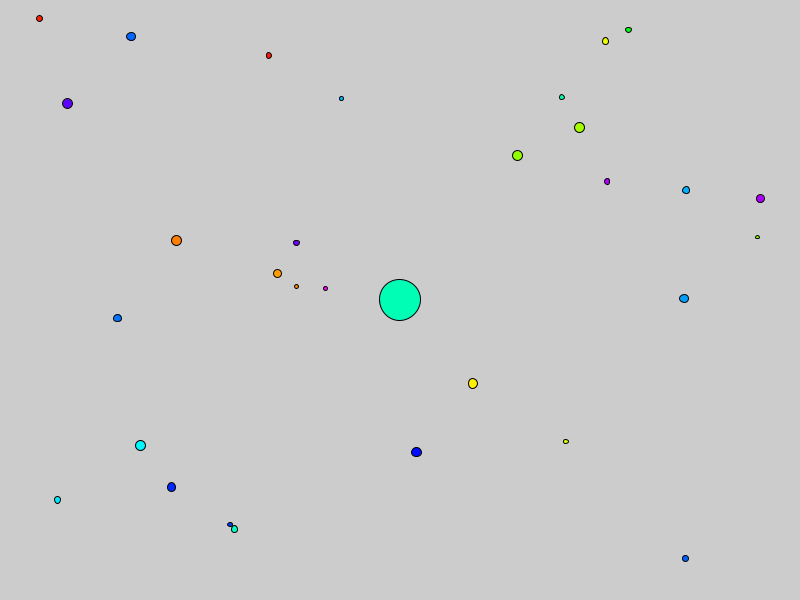
Frame 1 (no input)
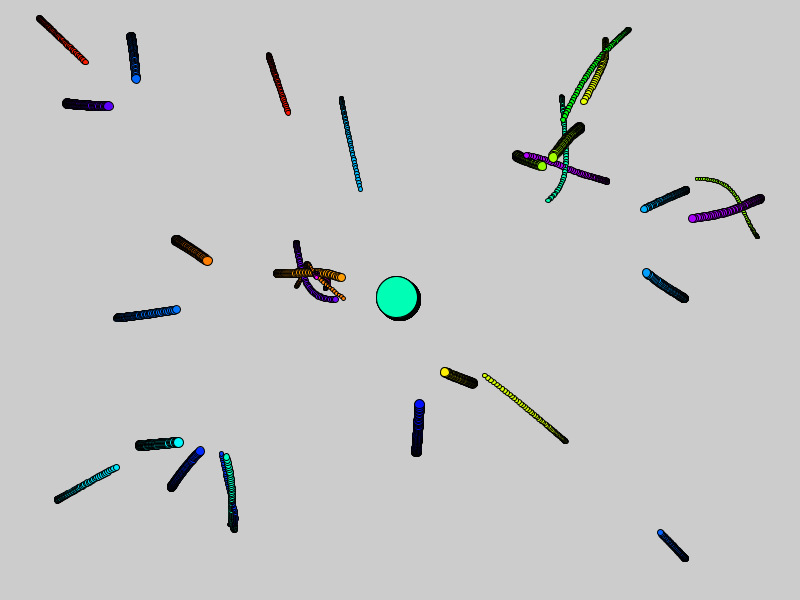
Frame 60 (the mouse pressed at the canvas centre just before this capture)
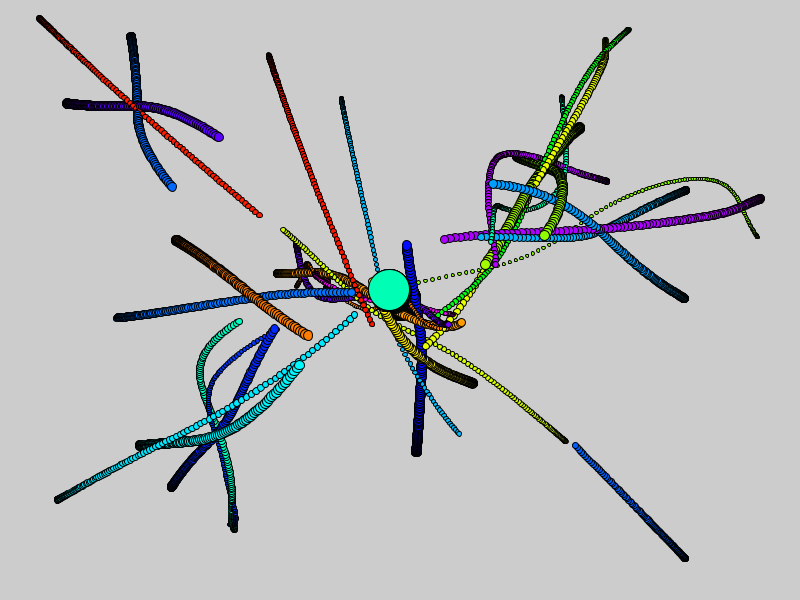
Frame 120 (the mouse held since frame 60 and released just before this capture)

The Processing sketch that drew these frames (run headless with seeded random() and noise(); from frame 60 on, the mouse is pressed at the canvas centre):

// Processing sketch: Gravitation
// ── Gravitation.pde

ArrayList<Agent> agents = new ArrayList<Agent>();

float G = 1;
float maxForce = 1;


void setup(){
  size(800, 600);
  
  // spawn agents
  for(int i = 0; i < 30; i++){
    agents.add( new Agent(10, 100) );
  }
  
  Agent sun = new Agent(1000, 2000);
  sun.position = new PVector(width/2, height/2);
  agents.add(sun);
}

void draw(){
  // section 1: update:
  
  for(Agent a : agents){
    a.update();
  }
  
  // section 2: draw:
  //background(0);
  
  for(Agent a : agents){
    a.doneCalcingGravity = false;
    a.draw();
  }
  
}

// ── Agent.pde

class Agent {

  color colour;
  
  PVector position = new PVector();
  PVector velocity = new PVector();
  PVector force = new PVector();
  
  float size;
  float mass;
  
  boolean doneCalcingGravity = false;
  
  Agent(float massMin, float massMax){
    position.x = random(0, width);
    position.y = random(0, height);
    
    mass = random(massMin, massMax);
    size = sqrt(mass);
    
    colorMode(HSB);
    colour = color(random(0,255), 255, 255);
    
  }
  
  void update(){
    
    for(Agent a : agents){
      
      if(a == this) continue; // skip...
      if(a.doneCalcingGravity) continue; // skip...
      
      PVector f = findGravityForce(a);
      force.add(f);
    }
    doneCalcingGravity = true;
    
    // a = f/m
    PVector acceleration = PVector.div(force, mass);
    
    // clear force:
    force.set(0, 0);
    
    // v += a
    velocity.add(acceleration);
    
    // p += v
    position.add(velocity);
    
  }
  
  void draw(){
    fill(colour);
    ellipse(position.x, position.y, size, size);
  }
  
  PVector findGravityForce(Agent a){
    
    PVector vToAgentA = PVector.sub(a.position, position);
    
    float r = vToAgentA.mag();
    
    float gravForce = G * (a.mass * mass) / (r * r);
    
    if(gravForce > maxForce) gravForce = maxForce;
    
    vToAgentA.normalize();
    vToAgentA.mult(gravForce);
    
    // add force to other object:
    a.force.add(PVector.mult(vToAgentA, -1));
    
    return vToAgentA;
  }
  
  
}
